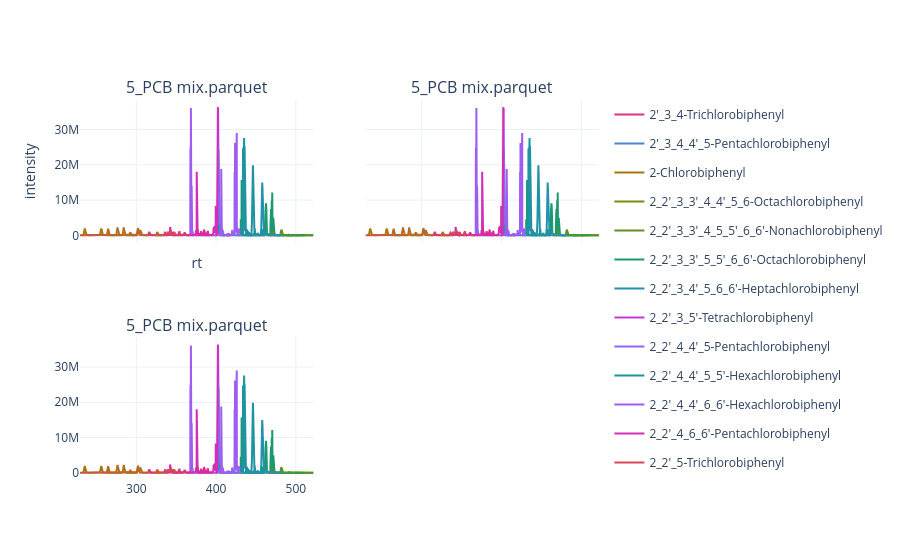

This figure's notebook cell:
### Code cell
plots_per_row = 2
n_files = len(filenames)
n_rows = (n_files + plots_per_row - 1) // plots_per_row

# Pad titles so the list matches the total number of subplot slots.
subplot_titles = filenames

fig = make_subplots(
    rows=n_rows,
    cols=plots_per_row,
    subplot_titles=subplot_titles,
    shared_xaxes='all',
    shared_yaxes='all'
)

for i, eics in enumerate(samples):
    row = i // plots_per_row + 1
    col = i % plots_per_row + 1
    grouped = eics.groupby('Annotation')

    for name, group in grouped:
        fig.add_trace(
            go.Scatter(
                x=group['rt'],
                y=group['intensity'],
                mode='lines',
                name=name,
                legendgroup=name,
                line=dict(color=colordict[name]),
                showlegend=(i == 0)
            ),
            row=row,
            col=col
        )

fig.update_layout(template="plotly_white", xaxis_title="rt", yaxis_title="intensity")
